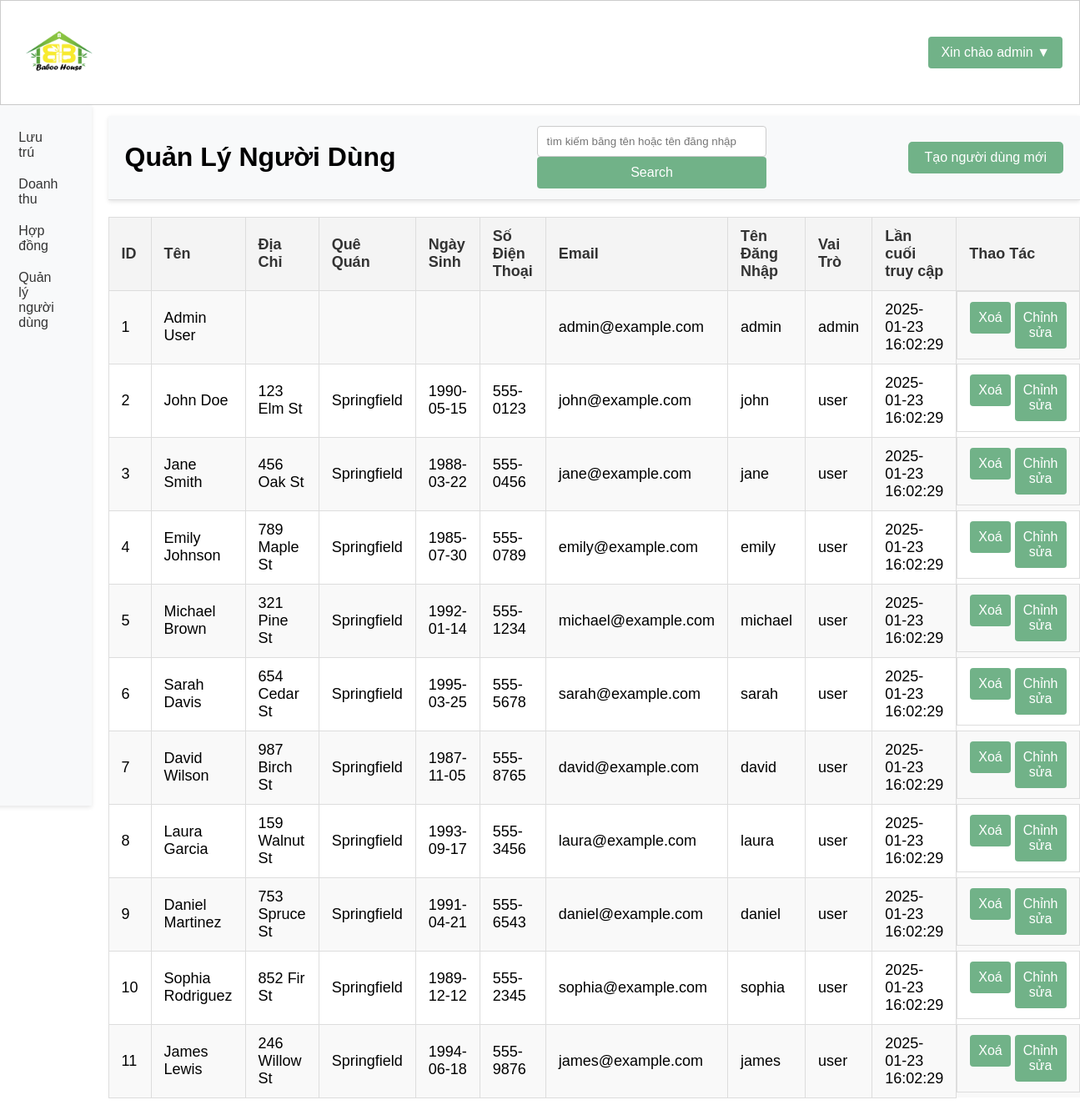
/templates/manage_users.php (signed in), run on the app's committed database.
### tables this page shows
CREATE TABLE `users` (
  `user_id` int(11) NOT NULL,
  `name` varchar(255) DEFAULT NULL,
  `address` varchar(255) DEFAULT NULL,
  `hometown` varchar(255) DEFAULT NULL,
  `birthdate` date DEFAULT NULL,
  `phone` varchar(50) DEFAULT NULL,
  `email` varchar(255) DEFAULT NULL,
  `username` varchar(255) DEFAULT NULL,
  `password` varchar(255) DEFAULT NULL,
  `role` varchar(50) DEFAULT NULL,
  `last_access` datetime DEFAULT NULL,
  `photo_urls` text DEFAULT NULL
);

### admin/getalluser.php (called while the page is built, shortened)
<?php
require '../config/database.php';
function getAllUsers($search = '') {
    global $conn;
    $sql = "SELECT user_id, name, address, hometown, birthdate, phone, email, username, role, last_access FROM users";
    $stmt = $conn->prepare($sql);
    $stmt->execute();
    $result = $stmt->get_result();
    return $result;
}
?>

### templates/manage_users.php (the view, shortened to what this page needs)
<?php
include '../admin/getalluser.php';
$search = isset($_GET['search']) ? $_GET['search'] : '';
$users = getAllUsers($search);
?>
<!DOCTYPE html>
<html lang="en">
<head>
</head>
<body>
    <?php include '../includes/header.php'; ?>
    <div class="head-container">
        <div class="main-content">
        <div class="manage-head">
                <h1>Quản Lý Người Dùng</h1>
                <form class="mange-search-form" method="get" action="manage_users.php">
                    <input type="text" name="search" placeholder="tìm kiếm băng tên hoặc tên đăng nhập" value="<?php echo htmlspecialchars($search); ?>">
                    <button type="submit">Search</button>
                </form>
                <button class="create" onclick="location.href='create_user.php'">Tạo người dùng mới</button>
            </div>
            <table>
                <tr>
                    <th>ID</th>
                    <th>Tên</th>
                    <th>Địa Chỉ</th>
                    <th>Quê Quán</th>
                    <th>Ngày Sinh</th>
                    <th>Số Điện Thoại</th>
                    <th>Email</th>
                    <th>Tên Đăng Nhập</th>
                    <th>Vai Trò</th>
                    <th>Lần cuối truy cập</th>
                    <th>Thao Tác</th>
                </tr>
                <?php if ($users->num_rows > 0): ?>
                    <?php while ($user = $users->fetch_assoc()): ?>
                        <tr>
                            <td><?php echo $user['user_id']; ?></td>
                            <td><?php echo htmlspecialchars($user['name']); ?></td>
                            <td><?php echo htmlspecialchars($user['address']); ?></td>
                            <td><?php echo htmlspecialchars($user['hometown']); ?></td>
                            <td><?php echo htmlspecialchars($user['birthdate']); ?></td>
                            <td><?php echo htmlspecialchars($user['phone']); ?></td>
                            <td><?php echo htmlspecialchars($user['email']); ?></td>
                            <td><?php echo htmlspecialchars($user['username']); ?></td>
                            <td><?php echo htmlspecialchars($user['role']); ?></td>
                            <td><?php echo htmlspecialchars($user['last_access']); ?></td>
                            <td class="crud-btn">
                                <form action="../admin/delete_user.php" method="post" onsubmit="return confirm('Are you sure you want to delete this user?');" style="display:inline;">
                                    <button class="delete" type="submit">Xoá</button>
                                </form>
                                <form action="../templates/edit_user.php" method="get" style="display:inline;">
                                    <button class="edit" type="submit">Chỉnh sửa</button>
                                </form>
                            </td>
                        </tr>
                    <?php endwhile; ?>
                <?php else: ?>
                    <tr>
                        <td colspan="10">Không tìm thấy người dùng</td>
                    </tr>
                <?php endif; ?>
            </table>
        </div>
        <?php include '../includes/sidebar.php'; ?>
    </div>
</body>
</html>

### assets/css/style.css (style rules this page uses)
* { user-select: none; -webkit-user-drag: none; }
body { width: 100%; height: 100%; margin: 0; font-family: Arial, sans-serif; }
input[type="checkbox"], input[type="range"], button { cursor: pointer; }
input[type="text"], input[type="password"], input[type="email"], input[type="date"] { width: 100%; padding: 10px; border: 1px solid #cccccc; border-radius: 4px; box-sizing: border-box; }
button[type="submit"] { width: 100%; padding: 10px; background-color: #71b288; border: none; border-radius: 4px; color: #ffffff; font-size: 16px; cursor: pointer; }
.head-container { column-gap: 20px; background-color: #ffffff; width: 100%; display: flex; flex-direction: row-reverse; }
.manage-head { width: auto; display: flex; flex-direction: row; justify-content: space-between; align-items: center; padding: 10px 20px; background-color: #f8f9fa; border-bottom: 1px solid #ddd; box-shadow: 0 2px 5px rgba(0, 0, 0, 0.1); }
.main-content { width: 90%; margin-top: 1%; }
table { width: 100%; border-collapse: collapse; margin: 20px 0; font-size: 18px; text-align: left; border-collapse: collapse; width: auto; table-layout: auto; }
table th, table td { padding: 12px 15px; border: 1px solid #ddd; }
table th { background-color: #f4f4f4; color: #333; }
table tr:nth-child(even) { background-color: #f9f9f9; }
.create, .delete, .edit { display: inline-block; padding: 10px 20px; font-size: 16px; color: #fff; background-color: #71b288; border: none; border-radius: 5px; cursor: pointer; }
table { border-collapse: collapse; margin: 20px 0; font-size: 18px; text-align: left; border-collapse: collapse; width: 100%; table-layout: auto; }
.crud-btn { display: inline-flex; gap: 5px; }

### data on the page
users: user_id "1", name "Admin User", email "admin@example.com", username "admin", role "admin", last_access "2025-01-23 16:02:29"
users: user_id "2", name "John Doe", address "123 Elm St", hometown "Springfield", birthdate "1990-05-15", phone "555-0123", email "john@example.com", username "john", role "user", last_access "2025-01-23 16:02:29"
users: user_id "3", name "Jane Smith", address "456 Oak St", hometown "Springfield", birthdate "1988-03-22", phone "555-0456", email "jane@example.com", username "jane", role "user", last_access "2025-01-23 16:02:29"
users: user_id "4", name "Emily Johnson", address "789 Maple St", hometown "Springfield", birthdate "1985-07-30", phone "555-0789", email "emily@example.com", username "emily", role "user", last_access "2025-01-23 16:02:29"
users: user_id "5", name "Michael Brown", address "321 Pine St", hometown "Springfield", birthdate "1992-01-14", phone "555-1234", email "michael@example.com", username "michael", role "user", last_access "2025-01-23 16:02:29"
users: user_id "6", name "Sarah Davis", address "654 Cedar St", hometown "Springfield", birthdate "1995-03-25", phone "555-5678", email "sarah@example.com", username "sarah", role "user", last_access "2025-01-23 16:02:29"
users: user_id "7", name "David Wilson", address "987 Birch St", hometown "Springfield", birthdate "1987-11-05", phone "555-8765", email "david@example.com", username "david", role "user", last_access "2025-01-23 16:02:29"
users: user_id "8", name "Laura Garcia", address "159 Walnut St", hometown "Springfield", birthdate "1993-09-17", phone "555-3456", email "laura@example.com", username "laura", role "user", last_access "2025-01-23 16:02:29"
users: user_id "9", name "Daniel Martinez", address "753 Spruce St", hometown "Springfield", birthdate "1991-04-21", phone "555-6543", email "daniel@example.com", username "daniel", role "user", last_access "2025-01-23 16:02:29"
users: user_id "10", name "Sophia Rodriguez", address "852 Fir St", hometown "Springfield", birthdate "1989-12-12", phone "555-2345", email "sophia@example.com", username "sophia", role "user", last_access "2025-01-23 16:02:29"
users: user_id "11", name "James Lewis", address "246 Willow St", hometown "Springfield", birthdate "1994-06-18", phone "555-9876", email "james@example.com", username "james", role "user", last_access "2025-01-23 16:02:29"

### other printed values
$_SESSION['username'] "admin"
